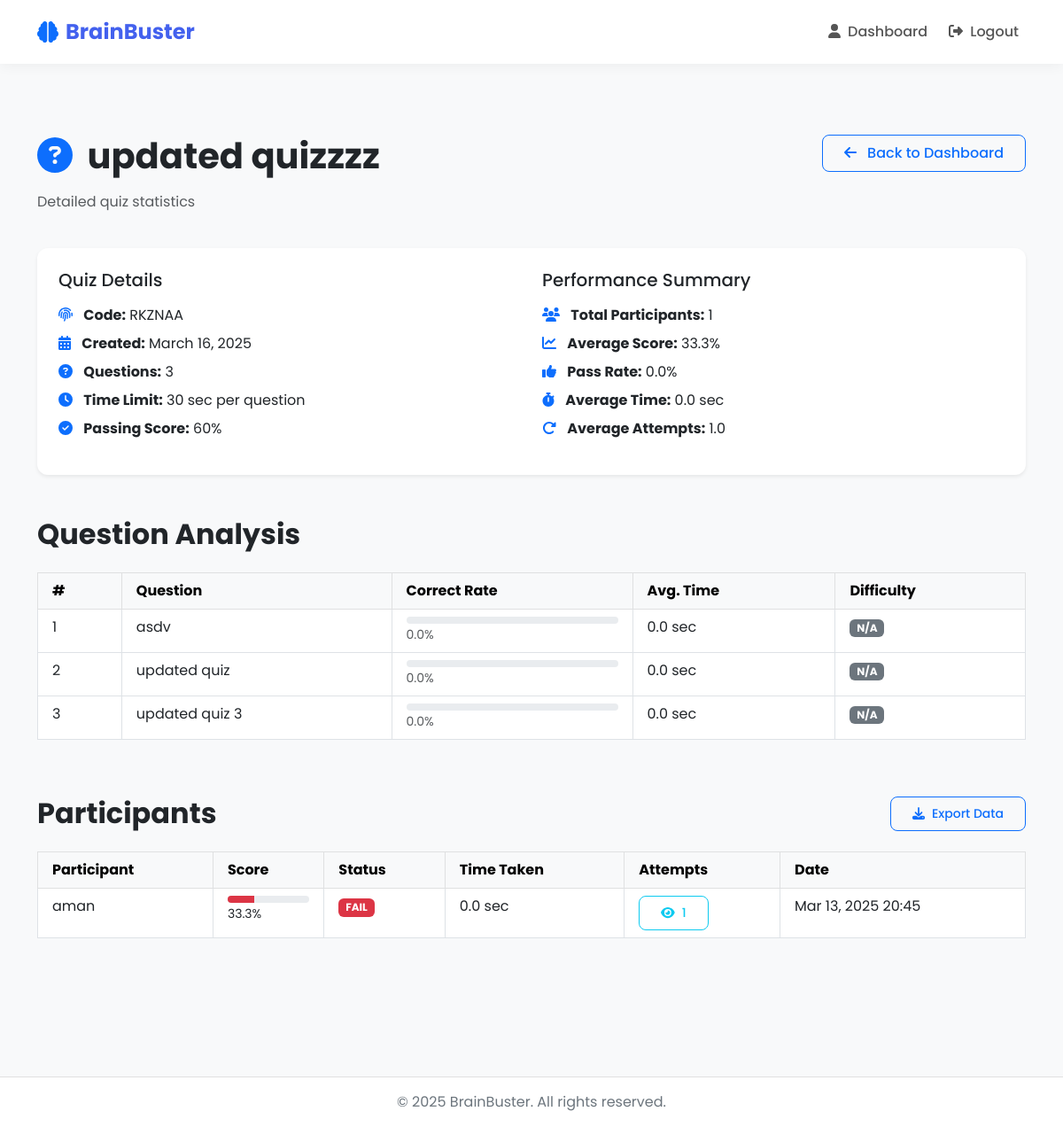
The app's page /quizzes/quiz/15/stats/ (signed in), older data.
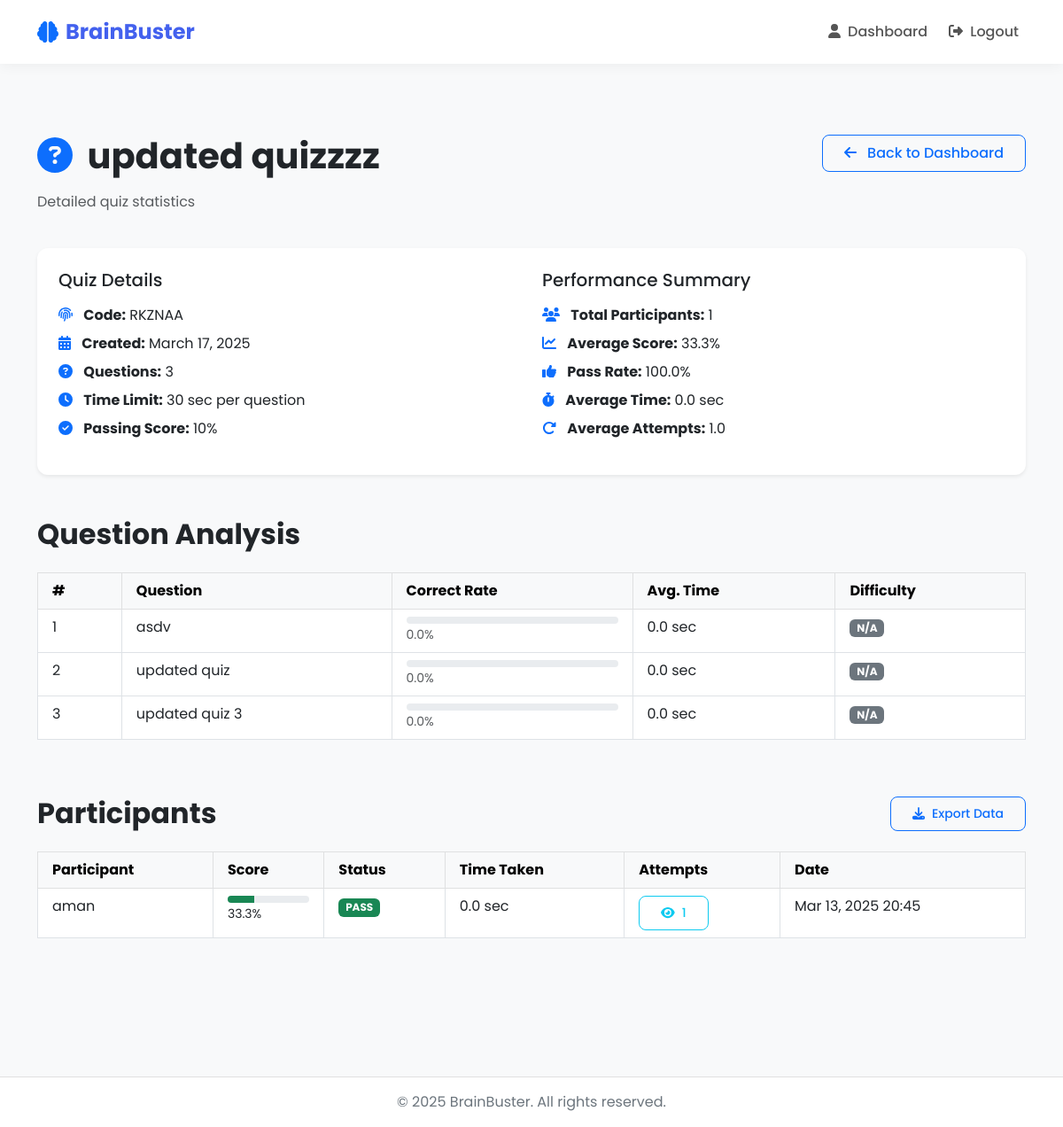
The same page, newer data.
### quizzes/models.py (models this page shows, shortened)
class Quiz(models.Model):
    title = models.CharField(max_length=255)
    description = models.TextField(blank=True, null=True)
    icon = models.CharField(max_length=50, default="question-circle")
    code = models.CharField(max_length=10, unique=True, default=generate_unique_code)
    created_by = models.ForeignKey(User, on_delete=models.CASCADE, related_name='quizzes')
    created_at = models.DateTimeField(auto_now=True)
    time_limit_per_question = models.IntegerField(help_text="Time limit in seconds", default=30)
    minimum_score_percentage = models.IntegerField(help_text="Minimum score required to pass (%)", default=60)

class Question(models.Model):
    quiz = models.ForeignKey(Quiz, related_name="questions", on_delete=models.CASCADE)
    text = models.TextField()

class Participation(models.Model):
    user = models.ForeignKey(User, on_delete=models.CASCADE, related_name='participations')
    quiz = models.ForeignKey(Quiz, on_delete=models.CASCADE, related_name='participations')
    score = models.FloatField(default=0.0)
    submitted_at = models.DateTimeField(auto_now=True)
    total_time_taken = models.IntegerField(default=0, help_text="Total time taken for the quiz in seconds")
    attempt_number = models.IntegerField(default=1, help_text="The attempt number for this user on this quiz")

### quizzes/views.py (the view)
# urls.py: path('quiz/<int:quiz_id>/stats/', views.quiz_stats, name='quiz_stats'),
@login_required
def quiz_stats(request, quiz_id):
    quiz = get_object_or_404(Quiz, id=quiz_id, created_by=request.user)
    all_participations = list(quiz.participations.all().select_related('user').order_by('user__id', '-submitted_at'))
    unique_users = {}
    for participation in all_participations:
        user_id = participation.user.id
        if user_id not in unique_users:
            unique_users[user_id] = participation
    participations = list(unique_users.values())
    user_attempts = {}
    for participation in all_participations:
        user_id = participation.user.id
        user_attempts[user_id] = user_attempts.get(user_id, 0) + 1
    for participation in participations:
        participation.attempts = user_attempts[participation.user.id]
    total_participants = len(participations)
    average_score = 0
    pass_rate = 0
    average_time = 0
    average_attempts = 0
    if total_participants > 0:
        average_score = sum(p.score for p in participations) / total_participants
        passing_participants = sum(1 for p in participations if p.score >= quiz.minimum_score_percentage)
        pass_rate = (passing_participants / total_participants * 100)
        total_time = sum(p.total_time_taken for p in participations if p.total_time_taken is not None)
        average_time = total_time / total_participants if total_participants > 0 else 0
        average_attempts = sum(user_attempts.values()) / len(user_attempts) if user_attempts else 0
    questions = list(quiz.questions.all().prefetch_related('options'))
    for question in questions:
        answers = Answer.objects.filter(question=question, participation__in=participations)
        total_answers = answers.count()
        if total_answers > 0:
            correct_count = answers.filter(selected_option__is_correct=True).count()
            question.correct_rate = round((correct_count / total_answers * 100), 1)
            total_time = sum(a.time_taken for a in answers if a.time_taken is not None)
            question.avg_time = round(total_time / total_answers, 1)
            if question.correct_rate >= 70:
                question.difficulty = "Easy"
                question.difficulty_class = "bg-success"
            elif question.correct_rate >= 40:
                question.difficulty = "Medium"
                question.difficulty_class = "bg-warning"
            else:
                question.difficulty = "Hard"
                question.difficulty_class = "bg-danger"
        else:
            question.correct_rate = 0
            question.avg_time = 0
            question.difficulty = "N/A"
            question.difficulty_class = "bg-secondary"
    return render(request, 'quizzes/quiz_stats.html', {
        'quiz': quiz,
        'participations': participations,  # Only latest per user
        'all_participations': all_participations,  # For modal
        'average_score': average_score,
        'pass_rate': pass_rate,
        'average_time': average_time,
        'average_attempts': average_attempts,
        'questions': questions,
    })

### templates/quizzes/quiz_stats.html (shortened to what the changed rows need)
{% extends 'base.html' %}
{% block content %}
<div class="container py-5">
    <div class="row mb-4">
        <div class="col-md-8">
            <h1 class="fw-bold mb-3">
                <i class="fas fa-{{ quiz.icon|default:'question-circle' }} text-primary me-2"></i>
                {{ quiz.title }}
            </h1>
            <p class="text-muted">Detailed quiz statistics</p>
        </div>
    </div>
    <div class="row mb-4">
        <div class="col-12">
            <div class="card shadow-sm border-0">
                <div class="card-body p-4">
                    <div class="row">
                        <div class="col-md-6">
                            <ul class="list-unstyled">
                                <li class="mb-2">
                                    <i class="fas fa-fingerprint me-2 text-primary"></i>
                                    <strong>Code:</strong> {{ quiz.code }}
                                </li>
                                <li class="mb-2">
                                    <i class="fas fa-calendar-alt me-2 text-primary"></i>
                                    <strong>Created:</strong> {{ quiz.created_at|date:"F j, Y" }}
                                </li>
                                <li class="mb-2">
                                    <i class="fas fa-question-circle me-2 text-primary"></i>
                                    <strong>Questions:</strong> {{ quiz.questions.count }}
                                </li>
                                <li class="mb-2">
                                    <i class="fas fa-clock me-2 text-primary"></i>
                                    <strong>Time Limit:</strong> {{ quiz.time_limit_per_question }} sec per question
                                </li>
                                <li class="mb-2">
                                    <i class="fas fa-check-circle me-2 text-primary"></i>
                                    <strong>Passing Score:</strong> {{ quiz.minimum_score_percentage }}%
                                </li>
                            </ul>
                        </div>
                        <div class="col-md-6">
                            <ul class="list-unstyled">
                                <li class="mb-2">
                                    <i class="fas fa-users me-2 text-primary"></i>
                                    <strong>Total Participants:</strong> {{ participations|length }}
                                </li>
                                <li class="mb-2">
                                    <i class="fas fa-chart-line me-2 text-primary"></i>
                                    <strong>Average Score:</strong> {{ average_score|floatformat:1 }}%
                                </li>
                                <li class="mb-2">
                                    <i class="fas fa-thumbs-up me-2 text-primary"></i>
                                    <strong>Pass Rate:</strong> {{ pass_rate|floatformat:1 }}%
                                </li>
                                <li class="mb-2">
                                    <i class="fas fa-stopwatch me-2 text-primary"></i>
                                    <strong>Average Time:</strong> {{ average_time|floatformat:1 }} sec
                                </li>
                                <li class="mb-2">
                                    <i class="fas fa-redo-alt me-2 text-primary"></i>
                                    <strong>Average Attempts:</strong> {{ average_attempts|floatformat:1 }}
                                </li>
                            </ul>
                        </div>
                    </div>
                </div>
            </div>
        </div>
    </div>
    <div class="row mt-5">
        <div class="col-12">
            <h2 class="fw-bold mb-4">Question Analysis</h2>
            <div class="table-responsive">
                <table class="table table-hover table-bordered">
                    <thead class="table-light">
                        <tr>
                            <th class="px-3 py-2">#</th>
                            <th class="px-3 py-2">Question</th>
                            <th class="px-3 py-2">Correct Rate</th>
                            <th class="px-3 py-2">Avg. Time</th>
                            <th class="px-3 py-2">Difficulty</th>
                        </tr>
                    </thead>
                    <tbody>
                        {% for question in questions %}
                        <tr>
                            <td class="px-3 py-2">{{ forloop.counter }}</td>
                            <td class="px-3 py-2">{{ question.text|truncatechars:50 }}</td>
                            <td class="px-3 py-2">
                                <div class="progress" style="height: 8px;">
                                </div>
                                <small class="text-muted">{{ question.correct_rate|floatformat:1 }}%</small>
                            </td>
                            <td class="px-3 py-2">{{ question.avg_time|floatformat:1 }} sec</td>
                            <td class="px-3 py-2">
                                <span class="badge {{ question.difficulty_class }}">{{ question.difficulty }}</span>
                            </td>
                        </tr>
                        {% endfor %}
                    </tbody>
                </table>
            </div>
        </div>
    </div>
    <div class="row mt-5">
        <div class="col-12">
            <h2 class="fw-bold mb-4">Participants
                <button type="button" class="btn btn-sm btn-outline-primary float-end" id="exportBtn">
                    <i class="fas fa-download me-1"></i> Export Data
                </button>
            </h2>
            {% if participations %}
                <div class="table-responsive">
                    <table class="table table-hover table-bordered" id="participantsTable">
                        <thead class="table-light">
                            <tr>
                                <th class="px-3 py-2">Participant</th>
                                <th class="px-3 py-2">Score</th>
                                <th class="px-3 py-2">Status</th>
                                <th class="px-3 py-2">Time Taken</th>
                                <th class="px-3 py-2">Attempts</th>
                                <th class="px-3 py-2">Date</th>
                            </tr>
                        </thead>
                        <tbody>
                            {% for participation in participations %}
                            <tr>
                                <td class="px-3 py-2">{{ participation.user.username }}</td>
                                <td class="px-3 py-2">
                                    <div class="progress" style="height: 8px;">
                                        <div class="progress-bar {% if participation.score >= quiz.minimum_score_percentage %}bg-success{% else %}bg-danger{% endif %}"
                                            role="progressbar" style="width: {{ participation.score|floatformat:0 }}%;">
                                        </div>
                                    </div>
                                    <small>{{ participation.score|floatformat:1 }}%</small>
                                </td>
                                <td class="px-3 py-2">
                                    <span class="badge {% if participation.score >= quiz.minimum_score_percentage %}bg-success{% else %}bg-danger{% endif %}">
                                        {% if participation.score >= quiz.minimum_score_percentage %}PASS{% else %}FAIL{% endif %}
                                    </span>
                                </td>
                                <td class="px-3 py-2">{{ participation.total_time_taken|floatformat:1 }} sec</td>
                                <td class="px-3 py-2">
                                    <button class="btn btn-sm btn-outline-info" data-bs-toggle="modal" data-bs-target="#attemptsModal{{ participation.user.id }}">
                                        <i class="fas fa-eye me-1"></i> {{ participation.attempts }}
                                    </button>
                                </td>
                                <td class="px-3 py-2">{{ participation.submitted_at|date:"M d, Y H:i" }}</td>
                            </tr>
                            {% endfor %}
                        </tbody>
                    </table>
                </div>
            {% endif %}
        </div>
    </div>
</div>
{% endblock %}

Row changes from the older to the newer data that the page shows:
changed Quiz "updated quizzzz": created_at "March 16, 2025" → "March 17, 2025"; minimum_score_percentage "60" → "10"
computed for Participation "aman": text "FAIL" → "PASS"
Text that changed along with them:
{{ pass_rate|floatformat:1 }}: "0.0" → "100.0"
